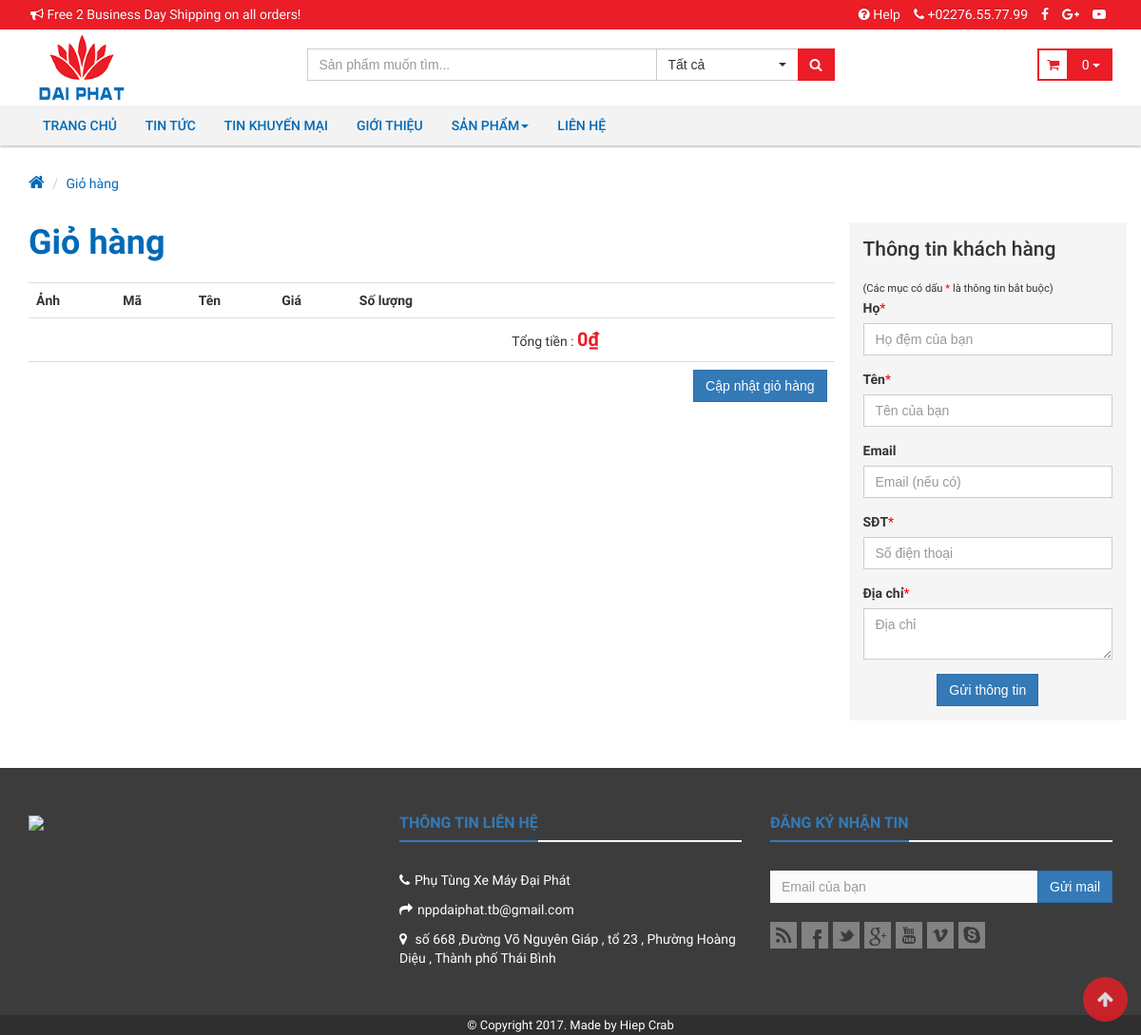
The page /index.php/order on the database its author committed.
### tables this page shows
CREATE TABLE `tbl_config` (
  `id` int(11) NOT NULL AUTO_INCREMENT,
  `name` varchar(255) DEFAULT NULL,
  `title` varchar(255) NOT NULL,
  `intro` text,
  `address` varchar(255) DEFAULT NULL,
  `phone` varchar(50) DEFAULT NULL,
  `fax` varchar(50) DEFAULT NULL,
  `email` varchar(50) DEFAULT NULL,
  `website` varchar(50) DEFAULT NULL,
  `banner` varchar(50) DEFAULT NULL,
  `logo` varchar(255) DEFAULT NULL,
  `meta_keyword` varchar(500) DEFAULT NULL,
  `meta_descript` text,
  `contact` text,
  `footer` text NOT NULL,
  `nick_yahoo` varchar(255) NOT NULL,
  `name_yahoo` varchar(255) NOT NULL,
  `facebook` varchar(255) DEFAULT NULL,
  `youtube` varchar(255) DEFAULT NULL,
  `gplus` varchar(255) DEFAULT NULL,
  `twitter` varchar(255) DEFAULT NULL,
  `skype1` varchar(255) DEFAULT NULL,
  `skype2` varchar(255) DEFAULT NULL,
  PRIMARY KEY (`id`)
);

CREATE TABLE `tbl_menu` (
  `id` int(11) NOT NULL AUTO_INCREMENT,
  `par_id` int(11) NOT NULL,
  `title` varchar(255) NOT NULL,
  `code` varchar(255) NOT NULL,
  `view_type` varchar(255) NOT NULL,
  `cata_id` int(11) NOT NULL,
  `post_group_id` int(11) NOT NULL,
  `post_id` int(11) DEFAULT NULL,
  `link` varchar(255) NOT NULL,
  `class` varchar(255) NOT NULL,
  `order` tinyint(4) NOT NULL,
  `isactive` tinyint(2) NOT NULL DEFAULT '1',
  PRIMARY KEY (`id`)
);

### application/controllers/Order.php (called while the page is built, shortened)
<?php
class Order extends CI_Controller {
	public function __construct()
	{
		$this->load->model('Config_model');
		$this->load->model('Menu_model');
		$this->load->model('Product_model');
		$this->load->model('Catalog_model');
		$this->load->model('Order_model');
		$this->load->library('My_library');
	}
	public function index(){
		$data = array();
		$data['config'] 		= 	$this->Config_model->get_list();
		$data['page_title'] 	= 	$data['config']['title'];
		$data['page_keyword'] 	= 	$data['config']['meta_keyword'];
		$data['page_descript'] 	= 	$data['config']['meta_descript'];
		$data['page_phone'] 	= 	$data['config']['phone'];
		$data['page_email'] 	= 	$data['config']['email'];
		$data['page_facebook'] 	= 	$data['config']['facebook'];
		$data['page_gplus'] 	= 	$data['config']['gplus'];
		$data['menu']			= 	$this->Menu_model->rows();
		$data['catalog']		= 	$this->Catalog_model->getListCatalog();
		$this->load->view('web/layout/head', $data);
		$this->load->view('web/layout/top_header', $data);
		$this->load->view('web/layout/middle_header', $data);
		$this->load->view('web/layout/nav', $data);
		$this->load->view('web/Order_view', $data);
		$this->load->view('web/layout/footer_view', $data);
	}
}

### index.php (called while the page is built, shortened)
<?php
require_once BASEPATH.'core/CodeIgniter.php';

### application/models/Config_model.php (called while the page is built, shortened)
<?php
class Config_model extends CI_Model {
    private $table;
    function __construct() {
        $this->table = 'tbl_config';
    }
    public function get_list(){
        $this->db->select('*');
        $query = $this->db->get($this->table);
        return $query->row_array();
    }
}
?>

### application/models/Menu_model.php (called while the page is built, shortened)
<?php
Class Menu_model extends CI_Model {
    private $table;
    function __construct() {
        $this->table = 'tbl_menu';
    }
    public function rows($where=NULL, $order=NULL, $page=0, $psize=25, $par_id=0) {
        $this->db->select('*');
        $start = $page * $psize;
        $this->db->limit($psize, $start);
        if (isset($par_id)) {
            $this->db->where('par_id', $par_id);
        }
        $this->db->order_by('order', 'ASC');
        $result = $this->db->get($this->table)->result_array();
        $count = count($result);
        for ($i=0;$i < $count; $i++) {
            $result[$i]['url'] = $this->genarateUrl($result[$i]['view_type'], $result[$i]['cata_id'], $result[$i]['post_group_id'], $result[$i]['post_id'], $result[$i]['link']);
            $query_mark = $this->db->query("SELECT * FROM $this->table WHERE par_id='" . $result[$i]['id'] . "'");
            $result[$i]['child'] = $query_mark->result_array();
        }
        return $result;
    }
    public function genarateUrl($view_type=NULL,$cata_id=NULL,$post_group_id=NULL,$post=NULL,$link=NULL){
        $url = NULL;
        if($view_type == 'link'){
            $url = $link;
        }else if($view_type == 'catalog'){
            $catalog = $this->getCatalogById($cata_id);
            $url = base_url().'san-pham/'.$catalog['code'];
        }
        else if($view_type == 'category'){
            $category = $this->getGroupPostById($post_group_id);
            $url = base_url().'tin-tuc/'.$category['code'];
        }
        else if($view_type == 'post'){
            $post = $this->getPostById($post);
            $url = base_url().'tin-tuc/'.$post['code'].'.html';
        }
        return $url;
    }
    public function getPostById($id){
        $this->db->select('id, title, code');
        $this->db->where('isactive', 1);
        $this->db->where('id', $id);
        $query = $this->db->get('tbl_post');
        return $query->row_array();
    }
}
?>

### application/views/web/layout/footer_view.php (the view, shortened to what this page needs)
<footer class="footer">
	<div class="container">
		<div class="row">
			<div class="col-md-4 item">
				<a href="<?= $config['facebook'] ?>" target="_blank" style="display: block;">
					<img src="<?php echo base_url();?>assets/images/fanpage-fb.jpg" class="img-responsive">
				</a>
			</div>
			<div class="col-md-4 col-sm-6 right item">
				<div class="title"><span>THÔNG TIN LIÊN HỆ</span></div>
				<div class="content">
					<ul>
						<li><i class="fa fa-phone" aria-hidden="true"></i><?= $config['name'] ?></li>
						<li><i class="fa fa-share" aria-hidden="true"></i></i><?= $config['email'] ?></li>
					</ul>
					<address><i class="fa fa-map-marker" aria-hidden="true"></i><?= $config['address'] ?></address>
				</div>
			</div>
			<div class="col-md-4 col-sm-6 left item">
				<div class="title"><span>ĐĂNG KÝ NHẬN TIN</span></div>
				<div class="registerEmail">
					<form class="form-inline frm-mail" onsubmit="return check_subscribe();" name="frm-register-mail" method="post" action="<?php echo base_url().'index.php/home/subscribe'?>">
						<div class="form-group">
							<div class="input-group">
								<input type="text" name="register_email" class="form-control" id="exampleInputAmount" placeholder="Email của bạn" required>
								<div class="input-group-addon">
									<input type="submit" class="btn btn-primary" value="Gửi mail">
								</div>
							</div>
						</div>
					</form>
				</div>
				<div class="box-social">
					<ul class="social-icons">
						<li><a class="rss" data-original-title="rss" href="javascript:void(0);"></a></li>
						<li><a class="facebook" target="_blank" data-original-title="facebook" href="<?= $config['facebook'] ?>"></a></li>
						<li><a class="twitter" data-original-title="twitter" href="javascript:void(0);"></a></li>
						<li><a class="googleplus" target="_blank" data-original-title="googleplus" href="<?= $config['gplus'] ?>"></a></li>
						<li><a class="youtube" target="_blank" data-original-title="youtube" href="<?= $config['youtube'] ?>"></a></li>
						<li><a class="vimeo" data-original-title="vimeo" href="javascript:void(0);"></a></li>
						<li><a class="skype" data-original-title="skype" href="javascript:void(0);"></a></li>
					</ul>
				</div>
			</div>
		</div>
	</div>
	<div class="bottom">
		© Copyright 2017. Made by Hiep Crab
	</div>
</footer>
<div id="back-top" style="display: block;">
	<a href="#" class="top" style="display: block;"><i class="fa fa-arrow-up fa-lg"></i></a>
</div>
</div>
</body>
</html>

### application/views/web/layout/top_header.php
<div class="top-header">
    <div class="container">
        <div class="row">
            <div class="col-xs-12">
                <ul class="list-inline pull-left">
                    <li><a href="#"><i class="fa fa-bullhorn"></i> Free 2 Business Day Shipping on all orders!</a></li>
                </ul>
                <ul class="list-inline pull-right">
                    <li class="hidden-xs"><a href="<?= base_url();?>lien-he"><i class="fa fa-question-circle"></i> Help</a></li>
                    <li class="hidden-xs"><a href="tel:"><i class="fa fa-phone"></i> +<?= $config['phone'] ?></a></li>
                    <li class="hidden-xs"><a href="<?= $config['facebook'] ?>"><i class="fa fa-facebook" aria-hidden="true"></i></a></li>
                    <li class="hidden-xs"><a href="<?= $config['gplus'] ?>"><i class="fa fa-google-plus" aria-hidden="true"></i></a></li>
                    <li class="hidden-xs"><a href="<?= $config['youtube'] ?>"><i class="fa fa-youtube-play" aria-hidden="true"></i></a></li>
                </ul>
            </div>
        </div>
    </div>
</div>

### application/views/web/layout/nav.php (shortened to what this page needs)
<nav class="navbar" role="navigation">
	<div class="container">
		<div id="wrapper-mainmenu" class="navbar-collapse collapse">
			<ul class="nav navbar-nav main-menu">
				<?php
				foreach ($menu as $key => $value) {
					if($value['code'] == 'san-pham'){
						echo '<li class="dropdown mega-menu">';
						echo '<a href="'.$value['link'].'" title="'.$value['title'].'" class="dropdown-toggle" data-toggle="dropdown" role="button" aria-haspopup="true" aria-expanded="false">'.$value['title'].'<span class="caret"></span></a>';
						echo '</li>';
					}else{
						echo '<li>';
						if(count($value['child']) > 0){
							echo '<a href="'.$value['url'].'">'.$value['title'].'<span class="caret"></span></a>';
							echo '<ul class="sub-menu">';
							foreach ($value['child'] as $child) {
								echo '<li><a href="'.$child['url'].'" title="'.$child['title'].'">'.$child['title'].'</a></li>';
							}
							echo '</ul>';
						}else{
							echo '<a href="'.$value['url'].'">'.$value['title'].'</a>';
						}
						echo '</li>';
					}
				}
				?>
			</ul>
		</div>
	</div>
</nav>
</header>

### assets/css/horizontal.css (style rules this page uses)
body { background: #e8e8e8; }
.container { margin: 0 auto; }

### assets/css/style.css (style rules this page uses)
* { box-sizing: border-box; }
body { font-family: 'Roboto', sans-serif; line-height: 150%; background: #FFFFFF; }
a { color: #333333; }
ul { padding-left: 0; list-style: none; }
.top-header { position: relative; z-index: 1002; }
.top-header ul.list-inline { margin-bottom: 0; }
.top-header ul.list-inline > li { float: left; margin: 0; padding: 0; }
.top-header ul.list-inline > li > a, .top-header ul.list-inline > li .dropdown-toggle { display: block; padding: 5px 7px; }
.top-header { background-color: #eb1d27; }
.top-header ul.list-inline > li > a, .top-header ul.list-inline > li .dropdown-toggle { color: #FFFFFF; text-shadow: 0 -1px 0 rgba(0, 0, 0, 0.2); }
.btn { border-radius: 0; }
.navbar { min-height: 40px; margin-bottom: 0; background-color: #F3F3F3; border-radius: 0; z-index: 10; box-shadow: 0 2px 2px rgba(0, 0, 0, 0.2); }
.navbar>.container { position: relative; }
#wrapper-mainmenu { padding: 0; }
.main-menu>li>a { color: #006ab7; padding: 10px 15px; font-weight: 500; text-transform: uppercase; }
.mega-menu { position: static !important; }
.form-control { border-radius: 0; -webkit-transition: none; -o-transition: none; transition: none; -webkit-box-shadow: none; box-shadow: none; }
.title { font-weight: bold; }
.title { font-size: 18px; line-height: 1; margin: 0 0 10px; padding: 0; }
.title span { border-bottom: 2px solid #337ab7; }
.title > span { display: inline-block; margin-bottom: -2px; padding-bottom: 10px; }
.block-travel .item:nth-child(even), .block-post .item:nth-child(even), { clear: right; }
.footer { color: #FFF; background-color: #3c3c3c; padding: 50px 0 0; }
.footer .title { font-size: 16px; font-weight: bold; margin-bottom: 30px; border-bottom: 2px solid #FFF; }
.footer .title>span { color: #337ab7; }
.footer i { padding-right: 5px; }
.footer ul { padding: 0; margin: 0; }
.footer li { margin-bottom: 10px; }
.footer .bottom { font-size: 13px; color: #FFFFFF; margin-top: 30px; text-align: center; background-color: #2f2f2f; }
.footer .social-icons li:first-child { margin-left: 0; }
.footer .social-icons li { float: left; margin: 0 0 0 5px; }
a.top { display: none; color: #fff; text-align: center; padding: 13px 15px; -webkit-border-radius: 0.2em; -moz-border-radius: 0.2em; -ms-border-radius: 0.2em; border-radius: 0.2em; background-color: #eb1d27; position: fixed; right: 1em; bottom: 1em; opacity: 0.8; z-index: 9999; border-radius: 50%; }
.registerEmail { margin-bottom: 20px; }
.frm-mail .input-group, .frm-mail .form-group { width: 100%; }
.frm-mail .form-control { background-color: #fafafa; border-radius: 0px; box-shadow: none; border: none; }
.frm-mail .input-group-addon { padding: 0px; border: none; border-radius: 0; background-color: inherit; width: 50px !important; }
.frm-mail .btn, .frm-mail .input-group-addon { margin: 0px; }
.frm-mail .input-group-addon .btn { border-radius: 0px; }
.social-icons li > a { width: 28px; height: 28px; display: block; background-position: 0 0; background-repeat: no-repeat; transition: all 0.5s ease-in-out; -o-transition: all 0.5s ease-in-out; -ms-transition: all 0.5s ease-in-out; -moz-transition: all 0.5s ease-in-out; -webkit-transition: all 0.5s ease-in-out; }
.social-icons li .rss { background: url(../images/social/rss.png) no-repeat; }
.social-icons li .skype { background: url(../images/social/skype.png) no-repeat; }
.social-icons li .vimeo { background: url(../images/social/vimeo.png) no-repeat; }
.social-icons li .youtube { background: url(../images/social/youtube.png) no-repeat; }
.social-icons li .googleplus { background: url(../images/social/googleplus.png) no-repeat; }
.social-icons li .twitter { background: url(../images/social/twitter.png) no-repeat; }
.social-icons li .facebook { background: url(../images/social/facebook.png) no-repeat; }
.footer .social-icons li a { opacity: 0.5; }

### rows shown on the page
tbl_config: phone "02276.55.77.99", name "Phụ Tùng Xe Máy Đại Phát", email "nppdaiphat.tb@gmail.com", address "số 668 ,Đường Võ Nguyên Giáp , tổ 23 , Phường Hoàng Diệu , Thành phố Thái Bình"
tbl_menu: title "TRANG CHỦ"
tbl_menu: title "TIN TỨC"
tbl_menu: title "TIN KHUYẾN MẠI"
tbl_menu: title "GIỚI THIỆU"
tbl_menu: title "SẢN PHẨM"
tbl_menu: title "LIÊN HỆ"

### other values the page prints
$total "0"
